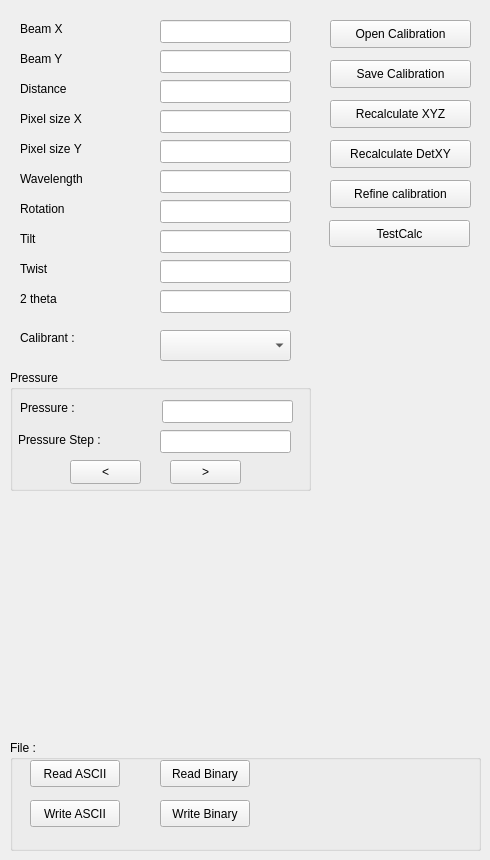
    <widget class="QWidget" name="tab_3">
     <attribute name="title">
      <string>Detector</string>
     </attribute>
     <widget class="QLabel" name="label_13">
      <property name="geometry">
       <rect>
        <x>20</x>
        <y>20</y>
        <width>131</width>
        <height>17</height>
       </rect>
      </property>
      <property name="text">
       <string>Beam X</string>
      </property>
     </widget>
     <widget class="QLineEdit" name="LE_Detector_Beam_X">
      <property name="geometry">
       <rect>
        <x>160</x>
        <y>20</y>
        <width>131</width>
        <height>23</height>
       </rect>
      </property>
      <property name="text">
       <string/>
      </property>
     </widget>
     <widget class="QLineEdit" name="LE_Detector_Beam_Y">
      <property name="geometry">
       <rect>
        <x>160</x>
        <y>50</y>
        <width>131</width>
        <height>23</height>
       </rect>
      </property>
      <property name="text">
       <string/>
      </property>
     </widget>
     <widget class="QLabel" name="label_14">
      <property name="geometry">
       <rect>
        <x>20</x>
        <y>50</y>
        <width>131</width>
        <height>17</height>
       </rect>
      </property>
      <property name="text">
       <string>Beam Y</string>
      </property>
     </widget>
     <widget class="QLineEdit" name="LE_Detector_Distance">
      <property name="geometry">
       <rect>
        <x>160</x>
        <y>80</y>
        <width>131</width>
        <height>23</height>
       </rect>
      </property>
      <property name="text">
       <string/>
      </property>
     </widget>
     <widget class="QLabel" name="label_15">
      <property name="geometry">
       <rect>
        <x>20</x>
        <y>80</y>
        <width>131</width>
        <height>17</height>
       </rect>
      </property>
      <property name="text">
       <string>Distance</string>
      </property>
     </widget>
     <widget class="QLineEdit" name="LE_Detector_Pixel_size_X">
      <property name="geometry">
       <rect>
        <x>160</x>
        <y>110</y>
        <width>131</width>
        <height>23</height>
       </rect>
      </property>
      <property name="text">
       <string/>
      </property>
     </widget>
     <widget class="QLabel" name="label_20">
      <property name="geometry">
       <rect>
        <x>20</x>
        <y>110</y>
        <width>131</width>
        <height>17</height>
       </rect>
      </property>
      <property name="text">
       <string>Pixel size X</string>
      </property>
     </widget>
     <widget class="QLineEdit" name="LE_Detector_Pixel_size_Y">
      <property name="geometry">
       <rect>
        <x>160</x>
        <y>140</y>
        <width>131</width>
        <height>23</height>
       </rect>
      </property>
      <property name="text">
       <string/>
      </property>
     </widget>
     <widget class="QLabel" name="label_21">
      <property name="geometry">
       <rect>
        <x>20</x>
        <y>140</y>
        <width>131</width>
        <height>17</height>
       </rect>
      </property>
      <property name="text">
       <string>Pixel size Y</string>
      </property>
     </widget>
     <widget class="QLineEdit" name="LE_Detector_Wavelength">
      <property name="geometry">
       <rect>
        <x>160</x>
        <y>170</y>
        <width>131</width>
        <height>23</height>
       </rect>
      </property>
      <property name="text">
       <string/>
      </property>
     </widget>
     <widget class="QLabel" name="label_22">
      <property name="geometry">
       <rect>
        <x>20</x>
        <y>170</y>
        <width>131</width>
        <height>17</height>
       </rect>
      </property>
      <property name="text">
       <string>Wavelength</string>
      </property>
     </widget>
     <widget class="QLineEdit" name="LE_Detector_Rotation">
      <property name="geometry">
       <rect>
        <x>160</x>
        <y>200</y>
        <width>131</width>
        <height>23</height>
       </rect>
      </property>
      <property name="text">
       <string/>
      </property>
     </widget>
     <widget class="QLabel" name="label_23">
      <property name="geometry">
       <rect>
        <x>20</x>
        <y>200</y>
        <width>131</width>
        <height>17</height>
       </rect>
      </property>
      <property name="text">
       <string>Rotation</string>
      </property>
     </widget>
     <widget class="QLineEdit" name="LE_Detector_Tilt">
      <property name="geometry">
       <rect>
        <x>160</x>
        <y>230</y>
        <width>131</width>
        <height>23</height>
       </rect>
      </property>
      <property name="text">
       <string/>
      </property>
     </widget>
     <widget class="QLabel" name="label_24">
      <property name="geometry">
       <rect>
        <x>20</x>
        <y>230</y>
        <width>131</width>
        <height>17</height>
       </rect>
      </property>
      <property name="text">
       <string>Tilt</string>
      </property>
     </widget>
     <widget class="QLineEdit" name="LE_Detector_Twist">
      <property name="geometry">
       <rect>
        <x>160</x>
        <y>260</y>
        <width>131</width>
        <height>23</height>
       </rect>
      </property>
      <property name="text">
       <string/>
      </property>
     </widget>
     <widget class="QLabel" name="label_25">
      <property name="geometry">
       <rect>
        <x>20</x>
        <y>260</y>
        <width>131</width>
        <height>17</height>
       </rect>
      </property>
      <property name="text">
       <string>Twist</string>
      </property>
     </widget>
     <widget class="QLineEdit" name="LE_Detector_2theta">
      <property name="geometry">
       <rect>
        <x>160</x>
        <y>290</y>
        <width>131</width>
        <height>23</height>
       </rect>
      </property>
      <property name="text">
       <string/>
      </property>
     </widget>
     <widget class="QLabel" name="label_26">
      <property name="geometry">
       <rect>
        <x>20</x>
        <y>290</y>
        <width>131</width>
        <height>17</height>
       </rect>
      </property>
      <property name="text">
       <string>2 theta</string>
      </property>
     </widget>
     <widget class="QPushButton" name="pushButton_Detector_Open_calibration">
      <property name="geometry">
       <rect>
        <x>330</x>
        <y>20</y>
        <width>141</width>
        <height>28</height>
       </rect>
      </property>
      <property name="text">
       <string>Open Calibration</string>
      </property>
     </widget>
     <widget class="QPushButton" name="pushButton_Detector_Save_calibration">
      <property name="geometry">
       <rect>
        <x>330</x>
        <y>60</y>
        <width>141</width>
        <height>28</height>
       </rect>
      </property>
      <property name="text">
       <string>Save Calibration</string>
      </property>
     </widget>
     <widget class="QPushButton" name="pushButton_Detector_Recalculate_XYZ">
      <property name="geometry">
       <rect>
        <x>330</x>
        <y>100</y>
        <width>141</width>
        <height>28</height>
       </rect>
      </property>
      <property name="text">
       <string>Recalculate XYZ</string>
      </property>
     </widget>
     <widget class="QPushButton" name="pushButton_Detector_Recalculate_DetXY">
      <property name="geometry">
       <rect>
        <x>330</x>
        <y>140</y>
        <width>141</width>
        <height>28</height>
       </rect>
      </property>
      <property name="text">
       <string>Recalculate DetXY</string>
      </property>
     </widget>
     <widget class="QPushButton" name="pushButton_Detector_Refine_calibration">
      <property name="geometry">
       <rect>
        <x>330</x>
        <y>180</y>
        <width>141</width>
        <height>28</height>
       </rect>
      </property>
      <property name="text">
       <string>Refine calibration</string>
      </property>
     </widget>
     <widget class="QGroupBox" name="groupBox_6">
      <property name="geometry">
       <rect>
        <x>10</x>
        <y>740</y>
        <width>471</width>
        <height>111</height>
       </rect>
      </property>
      <property name="title">
       <string>File :</string>
      </property>
      <widget class="QPushButton" name="readTextDetFileButton">
       <property name="geometry">
        <rect>
         <x>20</x>
         <y>20</y>
         <width>90</width>
         <height>27</height>
        </rect>
       </property>
       <property name="text">
        <string>Read ASCII</string>
       </property>
      </widget>
      <widget class="QPushButton" name="pushButton_2">
       <property name="geometry">
        <rect>
         <x>150</x>
         <y>60</y>
         <width>90</width>
         <height>27</height>
        </rect>
       </property>
       <property name="text">
        <string>Write Binary</string>
       </property>
      </widget>
      <widget class="QPushButton" name="pushButton_3">
       <property name="geometry">
        <rect>
         <x>150</x>
         <y>20</y>
         <width>90</width>
         <height>27</height>
        </rect>
       </property>
       <property name="text">
        <string>Read Binary</string>
       </property>
      </widget>
      <widget class="QPushButton" name="writeTextDetFileButton">
       <property name="geometry">
        <rect>
         <x>20</x>
         <y>60</y>
         <width>90</width>
         <height>27</height>
        </rect>
       </property>
       <property name="text">
        <string>Write ASCII</string>
       </property>
      </widget>
     </widget>
     <widget class="QPushButton" name="testCalcButton">
      <property name="geometry">
       <rect>
        <x>329</x>
        <y>220</y>
        <width>141</width>
        <height>27</height>
       </rect>
      </property>
      <property name="text">
       <string>TestCalc</string>
      </property>
     </widget>
     <widget class="QComboBox" name="det_calibrantCB">
      <property name="geometry">
       <rect>
        <x>160</x>
        <y>330</y>
        <width>131</width>
        <height>31</height>
       </rect>
      </property>
     </widget>
     <widget class="QLabel" name="label_67">
      <property name="geometry">
       <rect>
        <x>20</x>
        <y>330</y>
        <width>71</width>
        <height>16</height>
       </rect>
      </property>
      <property name="text">
       <string>Calibrant :</string>
      </property>
     </widget>
     <widget class="QGroupBox" name="groupBox_12">
      <property name="geometry">
       <rect>
        <x>10</x>
        <y>370</y>
        <width>301</width>
        <height>121</height>
       </rect>
      </property>
      <property name="title">
       <string>Pressure</string>
      </property>
      <widget class="QLabel" name="label_68">
       <property name="geometry">
        <rect>
         <x>10</x>
         <y>30</y>
         <width>71</width>
         <height>16</height>
        </rect>
       </property>
       <property name="text">
        <string>Pressure :</string>
       </property>
      </widget>
      <widget class="QLineEdit" name="det_PressureLE">
       <property name="geometry">
        <rect>
         <x>152</x>
         <y>30</y>
         <width>131</width>
         <height>23</height>
        </rect>
       </property>
      </widget>
      <widget class="QLabel" name="label_69">
       <property name="geometry">
        <rect>
         <x>8</x>
         <y>60</y>
         <width>111</width>
         <height>20</height>
        </rect>
       </property>
       <property name="text">
        <string>Pressure Step :</string>
       </property>
      </widget>
      <widget class="QLineEdit" name="det_PressureStep">
       <property name="geometry">
        <rect>
         <x>150</x>
         <y>60</y>
         <width>131</width>
         <height>23</height>
        </rect>
       </property>
      </widget>
      <widget class="QPushButton" name="det_decPressButton">
       <property name="geometry">
        <rect>
         <x>60</x>
         <y>90</y>
         <width>71</width>
         <height>24</height>
        </rect>
       </property>
       <property name="text">
        <string>&lt;</string>
       </property>
      </widget>
      <widget class="QPushButton" name="det_incPressButton">
       <property name="geometry">
        <rect>
         <x>160</x>
         <y>90</y>
         <width>71</width>
         <height>24</height>
        </rect>
       </property>
       <property name="text">
        <string>&gt;</string>
       </property>
      </widget>
     </widget>
    </widget>
